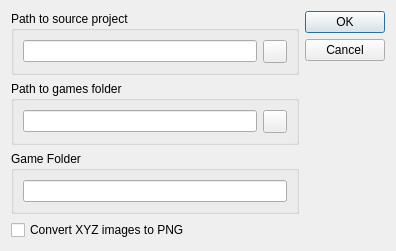
<?xml version="1.0" encoding="UTF-8"?>
<ui version="4.0">
 <class>ImportProjectDialog</class>
 <widget class="QDialog" name="ImportProjectDialog">
  <property name="geometry">
   <rect>
    <x>0</x>
    <y>0</y>
    <width>396</width>
    <height>234</height>
   </rect>
  </property>
  <property name="minimumSize">
   <size>
    <width>396</width>
    <height>234</height>
   </size>
  </property>
  <property name="maximumSize">
   <size>
    <width>396</width>
    <height>234</height>
   </size>
  </property>
  <property name="windowTitle">
   <string>Import Project</string>
  </property>
  <layout class="QHBoxLayout" name="horizontalLayout_4">
   <property name="sizeConstraint">
    <enum>QLayout::SetMinAndMaxSize</enum>
   </property>
   <item>
    <layout class="QVBoxLayout" name="verticalLayout">
     <item>
      <widget class="QGroupBox" name="groupBox">
       <property name="title">
        <string>Path to source project</string>
       </property>
       <layout class="QHBoxLayout" name="horizontalLayout">
        <item>
         <widget class="QLineEdit" name="lineSourcePath">
          <property name="readOnly">
           <bool>true</bool>
          </property>
         </widget>
        </item>
        <item>
         <widget class="QToolButton" name="toolSourcePath">
          <property name="text">
           <string/>
          </property>
         </widget>
        </item>
       </layout>
      </widget>
     </item>
     <item>
      <widget class="QGroupBox" name="groupBox_2">
       <property name="title">
        <string>Path to games folder</string>
       </property>
       <layout class="QHBoxLayout" name="horizontalLayout_2">
        <item>
         <widget class="QLineEdit" name="lineProjectPath">
          <property name="readOnly">
           <bool>true</bool>
          </property>
         </widget>
        </item>
        <item>
         <widget class="QToolButton" name="toolProjectPath">
          <property name="text">
           <string/>
          </property>
         </widget>
        </item>
       </layout>
      </widget>
     </item>
     <item>
      <widget class="QGroupBox" name="groupBox_3">
       <property name="title">
        <string>Game Folder</string>
       </property>
       <layout class="QHBoxLayout" name="horizontalLayout_3">
        <item>
         <widget class="QLineEdit" name="lineGameFolder"/>
        </item>
       </layout>
      </widget>
     </item>
     <item>
      <widget class="QCheckBox" name="checkConvertXYZ">
       <property name="text">
        <string>Convert XYZ images to PNG</string>
       </property>
      </widget>
     </item>
    </layout>
   </item>
   <item>
    <widget class="QDialogButtonBox" name="buttonBox">
     <property name="orientation">
      <enum>Qt::Vertical</enum>
     </property>
     <property name="standardButtons">
      <set>QDialogButtonBox::Cancel|QDialogButtonBox::Ok</set>
     </property>
    </widget>
   </item>
  </layout>
 </widget>
 <resources>
  <include location="Resources.qrc"/>
 </resources>
 <connections>
  <connection>
   <sender>buttonBox</sender>
   <signal>accepted()</signal>
   <receiver>ImportProjectDialog</receiver>
   <slot>accept()</slot>
   <hints>
    <hint type="sourcelabel">
     <x>248</x>
     <y>254</y>
    </hint>
    <hint type="destinationlabel">
     <x>157</x>
     <y>274</y>
    </hint>
   </hints>
  </connection>
  <connection>
   <sender>buttonBox</sender>
   <signal>rejected()</signal>
   <receiver>ImportProjectDialog</receiver>
   <slot>reject()</slot>
   <hints>
    <hint type="sourcelabel">
     <x>316</x>
     <y>260</y>
    </hint>
    <hint type="destinationlabel">
     <x>286</x>
     <y>274</y>
    </hint>
   </hints>
  </connection>
 </connections>
</ui>
